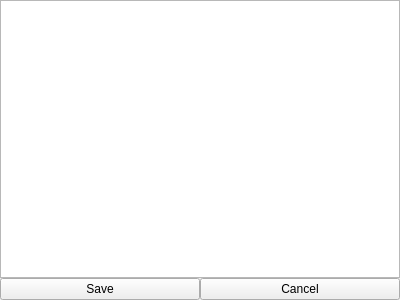
<?xml version="1.0" encoding="UTF-8"?>
<ui version="4.0">
 <class>EditForm</class>
 <widget class="QWidget" name="EditForm">
  <property name="geometry">
   <rect>
    <x>0</x>
    <y>0</y>
    <width>400</width>
    <height>300</height>
   </rect>
  </property>
  <property name="windowTitle">
   <string>Form</string>
  </property>
  <layout class="QGridLayout" name="gridLayout">
   <property name="margin">
    <number>0</number>
   </property>
   <property name="spacing">
    <number>0</number>
   </property>
   <item row="1" column="0">
    <layout class="QHBoxLayout" name="horizontalLayout">
     <property name="spacing">
      <number>0</number>
     </property>
     <item>
      <widget class="QPushButton" name="savePushButton">
       <property name="text">
        <string>Save</string>
       </property>
      </widget>
     </item>
     <item>
      <widget class="QPushButton" name="cancelPushButton">
       <property name="text">
        <string>Cancel</string>
       </property>
      </widget>
     </item>
    </layout>
   </item>
   <item row="0" column="0">
    <layout class="QGridLayout" name="gridLayout_2">
     <item row="0" column="0">
      <widget class="QTextEdit" name="textEdit"/>
     </item>
    </layout>
   </item>
  </layout>
 </widget>
 <resources/>
 <connections/>
</ui>
